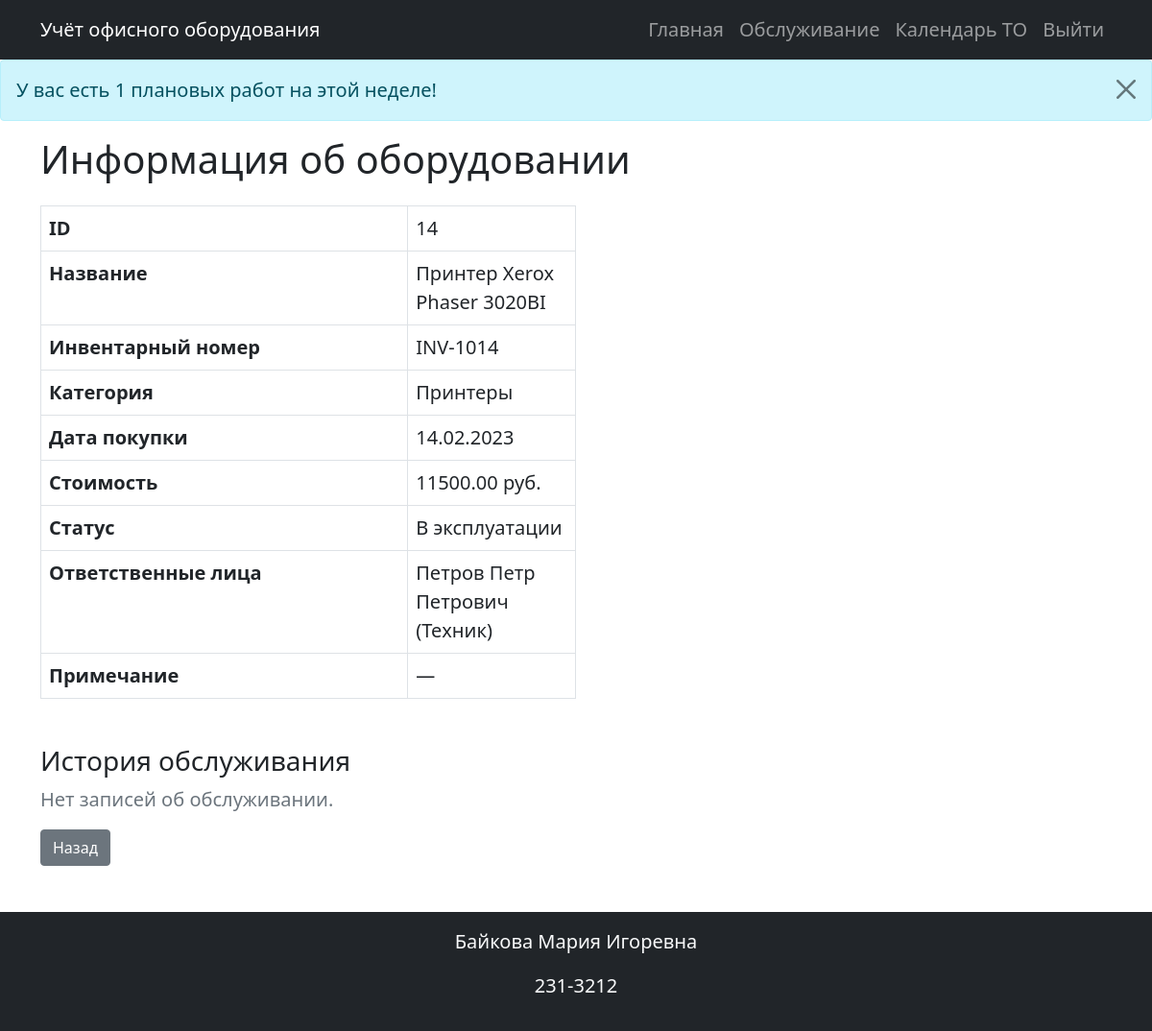
The page /equipment/14 (signed in) on the database its author committed.
### models.py (models this page shows)
class Equipment(db.Model):
    id = db.Column(db.Integer, primary_key=True)
    name = db.Column(db.String(255), nullable=False)
    inventory_number = db.Column(db.String(100), nullable=False, unique=True)
    category_id = db.Column(db.Integer, db.ForeignKey('category.id'), nullable=False)
    purchase_date = db.Column(db.Date, nullable=False)
    cost = db.Column(db.Numeric(10, 2), nullable=False)
    status = db.Column(db.Enum('В эксплуатации', 'На ремонте', 'Списано'), nullable=False, default='В эксплуатации')
    comment = db.Column(db.Text)
    category = db.relationship('Category', backref='equipments')
    photo = db.relationship("Photo", back_populates="equipment", uselist=False, cascade='all, delete-orphan')
    service_records = db.relationship('ServiceHistory', backref='equipment', cascade='all, delete-orphan')
    responsible_persons = db.relationship('ResponsiblePerson', secondary=equipment_responsible, back_populates='equipments')

class Category(db.Model):
    id = db.Column(db.Integer, primary_key=True)
    name = db.Column(db.String(100), nullable=False)
    description = db.Column(db.Text, nullable=False)

class ResponsiblePerson(db.Model):
    id = db.Column(db.Integer, primary_key=True)
    full_name = db.Column(db.String(255), nullable=False)
    position = db.Column(db.String(100), nullable=False)
    contact_info = db.Column(db.String(255), nullable=False)
    equipments = db.relationship('Equipment', secondary=equipment_responsible, back_populates='responsible_persons')

### equipment_bp.py (the view)
@equipment_bp.route('/<int:equipment_id>')
@login_required
@check_rights('view_equipment')
def view_equipment(equipment_id):
    equipment = Equipment.query.get_or_404(equipment_id)
    service_history = []
    if current_user.role.name in ['Admin', 'Technician']:
        service_history = ServiceHistory.query.filter_by(equipment_id=equipment.id).order_by(ServiceHistory.date.desc()).all()
    return render_template('view_equipment.html', equipment=equipment, service_history=service_history)

### app.py (called while the page is built, shortened)
@login_manager.user_loader
def load_user(user_id):
    return db.session.get(User, int(user_id))

@app.before_request
def init_db():
    db.create_all()

@app.before_request
def check_notifications_once_per_week():
    if not current_user.is_authenticated:
        return
    if request.endpoint == 'service.calendar':
        return
    current_week = date.today().isocalendar()[1]
    if session.get('notification_week') == current_week:
        return  # уже показано в этом цикле
    today = datetime.today().date()
    soon = today + timedelta(days=7)
    upcoming = ServiceHistory.query.filter(ServiceHistory.planned == True, ServiceHistory.date.between(today, soon)).all()
    if upcoming:
        flash(f'У вас есть {len(upcoming)} плановых работ на этой неделе!', 'info')
        session['notification_week'] = current_week

### permission.py (called while the page is built)
def check_rights(permission):
    def decorator(view_func):
        @wraps(view_func)
        def wrapper(*args, **kwargs):
            role_name = current_user.role.name if current_user.is_authenticated and current_user.role else None
            allowed = permission in ROLE_PERMISSIONS.get(role_name, set())
            if not allowed:
                flash("У вас недостаточно прав для доступа к данной странице.", "warning")
                return redirect(url_for("index"))
            return view_func(*args, **kwargs)
        return wrapper
    return decorator

### templates/view_equipment.html (shortened to what this page needs)
{% extends 'base.html' %}
{% block content %}
<h1 class="mb-4">Информация об оборудовании</h1>
<table class="table table-bordered w-50">
    <tr>
        <th>ID</th>
        <td>{{ equipment.id }}</td>
    </tr>
    <tr>
        <th>Название</th>
        <td>{{ equipment.name }}</td>
    </tr>
    <tr>
        <th>Инвентарный номер</th>
        <td>{{ equipment.inventory_number }}</td>
    </tr>
    <tr>
        <th>Категория</th>
        <td>{{ equipment.category.name }}</td>
    </tr>
    <tr>
        <th>Дата покупки</th>
        <td>{{ equipment.purchase_date.strftime('%d.%m.%Y') if equipment.purchase_date else '—' }}</td>
    </tr>
    <tr>
        <th>Стоимость</th>
        <td>{{ equipment.cost }} руб.</td>
    </tr>
    <tr>
        <th>Статус</th>
        <td>{{ equipment.status }}</td>
    </tr>
    <tr>
        <th>Ответственные лица</th>
        <td>
            {% for person in equipment.responsible_persons %}
                {{ person.full_name }} ({{ person.position }}){% if not loop.last %}, {% endif %}
            {% else %}
                —
            {% endfor %}
        </td>
    </tr>
    <tr>
        <th>Примечание</th>
        <td>{{ equipment.comment or '—' }}</td>
    </tr>
</table>
{% if current_user.role.name in ['Admin', 'Technician'] %}
    <h3 class="mt-5">История обслуживания</h3>
    {% if service_history %}
        <table class="table table-bordered mt-3">
            <thead>
                <tr>
                    <th>Тип обслуживания</th>
                    <th>Комментарий</th>
                    <th>Дата</th>
                </tr>
            </thead>
            <tbody>
                {% for record in service_history %}
                    <tr>
                        <td>{{ record.service_type }}</td>
                        <td>{{ record.comment or '—' }}</td>
                        <td>{{ record.date.strftime('%d.%m.%Y') }}</td>
                    </tr>
                {% endfor %}
            </tbody>
        </table>
    {% else %}
        <p class="text-muted">Нет записей об обслуживании.</p>
    {% endif %}
{% endif %}
<a href="{{ url_for('index') }}" class="btn btn-secondary">Назад</a>
{% endblock %}

### static/styles.css (style rules this page uses)
body { font-size: 1.25rem; }
.table th:nth-child(1), .table td:nth-child(1) { width: 350px; }
.table th:nth-child(2), .table td:nth-child(2) { width: 160px; }

### rows shown on the page
Equipment: id "14", name "Принтер Xerox Phaser 3020BI", inventory_number "INV-1014", purchase_date "14.02.2023", cost "11500.00", status "В эксплуатации", comment "—"
Category: category.name "Принтеры"
ResponsiblePerson: full_name "Петров Петр Петрович", position "Техник"

### other values the page prints
{{ message }} "У вас есть 1 плановых работ на этой неделе!"
